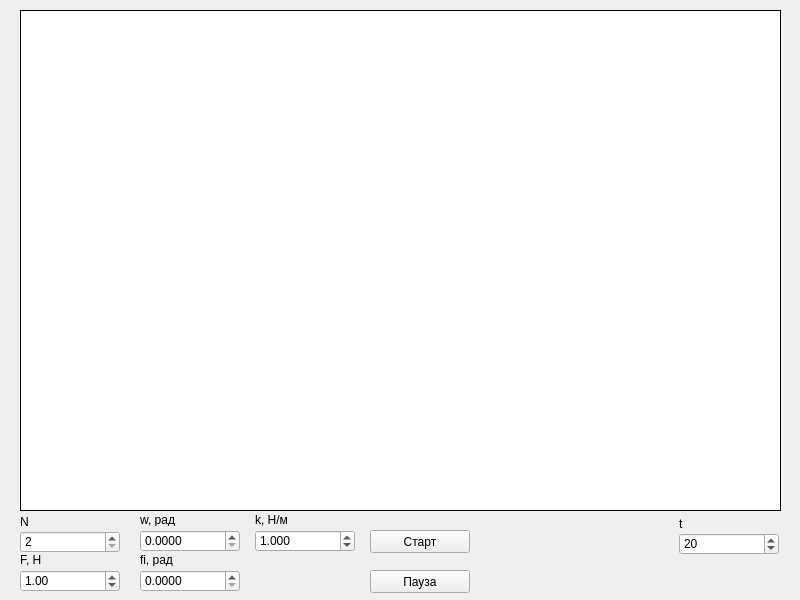
<?xml version="1.0" encoding="UTF-8"?>
<ui version="4.0">
 <class>Form</class>
 <widget class="QWidget" name="Form">
  <property name="geometry">
   <rect>
    <x>0</x>
    <y>0</y>
    <width>800</width>
    <height>600</height>
   </rect>
  </property>
  <property name="windowTitle">
   <string>Form</string>
  </property>
  <widget class="QDoubleSpinBox" name="w">
   <property name="geometry">
    <rect>
     <x>140</x>
     <y>530</y>
     <width>100</width>
     <height>22</height>
    </rect>
   </property>
   <property name="focusPolicy">
    <enum>Qt::TabFocus</enum>
   </property>
   <property name="decimals">
    <number>4</number>
   </property>
   <property name="minimum">
    <double>0.000000000000000</double>
   </property>
   <property name="maximum">
    <double>100.000000000000000</double>
   </property>
   <property name="value">
    <double>0.000000000000000</double>
   </property>
  </widget>
  <widget class="QLabel" name="label">
   <property name="geometry">
    <rect>
     <x>140</x>
     <y>513</y>
     <width>100</width>
     <height>13</height>
    </rect>
   </property>
   <property name="text">
    <string>w, рад</string>
   </property>
  </widget>
  <widget class="QDoubleSpinBox" name="fi">
   <property name="geometry">
    <rect>
     <x>140</x>
     <y>570</y>
     <width>100</width>
     <height>22</height>
    </rect>
   </property>
   <property name="focusPolicy">
    <enum>Qt::TabFocus</enum>
   </property>
   <property name="decimals">
    <number>4</number>
   </property>
   <property name="minimum">
    <double>0.000000000000000</double>
   </property>
   <property name="maximum">
    <double>100.000000000000000</double>
   </property>
   <property name="value">
    <double>0.000000000000000</double>
   </property>
  </widget>
  <widget class="QLabel" name="label_2">
   <property name="geometry">
    <rect>
     <x>140</x>
     <y>553</y>
     <width>100</width>
     <height>13</height>
    </rect>
   </property>
   <property name="text">
    <string>fi, рад</string>
   </property>
  </widget>
  <widget class="QPushButton" name="btn_start">
   <property name="geometry">
    <rect>
     <x>370</x>
     <y>530</y>
     <width>100</width>
     <height>23</height>
    </rect>
   </property>
   <property name="text">
    <string>Старт</string>
   </property>
  </widget>
  <widget class="QPushButton" name="btn_pause">
   <property name="geometry">
    <rect>
     <x>370</x>
     <y>570</y>
     <width>100</width>
     <height>23</height>
    </rect>
   </property>
   <property name="text">
    <string>Пауза</string>
   </property>
  </widget>
  <widget class="QDoubleSpinBox" name="F">
   <property name="geometry">
    <rect>
     <x>20</x>
     <y>570</y>
     <width>100</width>
     <height>22</height>
    </rect>
   </property>
   <property name="focusPolicy">
    <enum>Qt::TabFocus</enum>
   </property>
   <property name="decimals">
    <number>2</number>
   </property>
   <property name="minimum">
    <double>0.000000000000000</double>
   </property>
   <property name="maximum">
    <double>10000.000000000000000</double>
   </property>
   <property name="value">
    <double>1.000000000000000</double>
   </property>
  </widget>
  <widget class="QLabel" name="label_3">
   <property name="geometry">
    <rect>
     <x>20</x>
     <y>553</y>
     <width>100</width>
     <height>13</height>
    </rect>
   </property>
   <property name="text">
    <string>F, Н</string>
   </property>
  </widget>
  <widget class="QWidget" name="drawingArea" native="true">
   <property name="geometry">
    <rect>
     <x>20</x>
     <y>10</y>
     <width>761</width>
     <height>501</height>
    </rect>
   </property>
   <property name="styleSheet">
    <string notr="true">border:1px solid black</string>
   </property>
   <widget class="QGraphicsView" name="graphicsView">
    <property name="geometry">
     <rect>
      <x>0</x>
      <y>0</y>
      <width>761</width>
      <height>501</height>
     </rect>
    </property>
    <property name="focusPolicy">
     <enum>Qt::NoFocus</enum>
    </property>
   </widget>
  </widget>
  <widget class="QLabel" name="label_4">
   <property name="geometry">
    <rect>
     <x>20</x>
     <y>514</y>
     <width>100</width>
     <height>16</height>
    </rect>
   </property>
   <property name="text">
    <string>N</string>
   </property>
  </widget>
  <widget class="QDoubleSpinBox" name="N">
   <property name="geometry">
    <rect>
     <x>20</x>
     <y>531</y>
     <width>100</width>
     <height>22</height>
    </rect>
   </property>
   <property name="focusPolicy">
    <enum>Qt::TabFocus</enum>
   </property>
   <property name="decimals">
    <number>0</number>
   </property>
   <property name="minimum">
    <double>2.000000000000000</double>
   </property>
   <property name="value">
    <double>2.000000000000000</double>
   </property>
  </widget>
  <widget class="QDoubleSpinBox" name="k">
   <property name="geometry">
    <rect>
     <x>255</x>
     <y>530</y>
     <width>100</width>
     <height>22</height>
    </rect>
   </property>
   <property name="focusPolicy">
    <enum>Qt::TabFocus</enum>
   </property>
   <property name="decimals">
    <number>3</number>
   </property>
   <property name="minimum">
    <double>0.000000000000000</double>
   </property>
   <property name="maximum">
    <double>100.000000000000000</double>
   </property>
   <property name="value">
    <double>1.000000000000000</double>
   </property>
  </widget>
  <widget class="QLabel" name="label_5">
   <property name="geometry">
    <rect>
     <x>255</x>
     <y>513</y>
     <width>100</width>
     <height>13</height>
    </rect>
   </property>
   <property name="text">
    <string>k, Н/м</string>
   </property>
  </widget>
  <widget class="QDoubleSpinBox" name="t">
   <property name="geometry">
    <rect>
     <x>679</x>
     <y>533</y>
     <width>100</width>
     <height>22</height>
    </rect>
   </property>
   <property name="focusPolicy">
    <enum>Qt::TabFocus</enum>
   </property>
   <property name="decimals">
    <number>0</number>
   </property>
   <property name="minimum">
    <double>1.000000000000000</double>
   </property>
   <property name="maximum">
    <double>10000.000000000000000</double>
   </property>
   <property name="value">
    <double>20.000000000000000</double>
   </property>
  </widget>
  <widget class="QLabel" name="label_6">
   <property name="geometry">
    <rect>
     <x>679</x>
     <y>516</y>
     <width>100</width>
     <height>16</height>
    </rect>
   </property>
   <property name="text">
    <string>t</string>
   </property>
  </widget>
 </widget>
 <tabstops>
  <tabstop>N</tabstop>
  <tabstop>F</tabstop>
  <tabstop>w</tabstop>
  <tabstop>fi</tabstop>
  <tabstop>k</tabstop>
  <tabstop>t</tabstop>
  <tabstop>btn_start</tabstop>
  <tabstop>btn_pause</tabstop>
  <tabstop>graphicsView</tabstop>
 </tabstops>
 <resources/>
 <connections/>
</ui>
